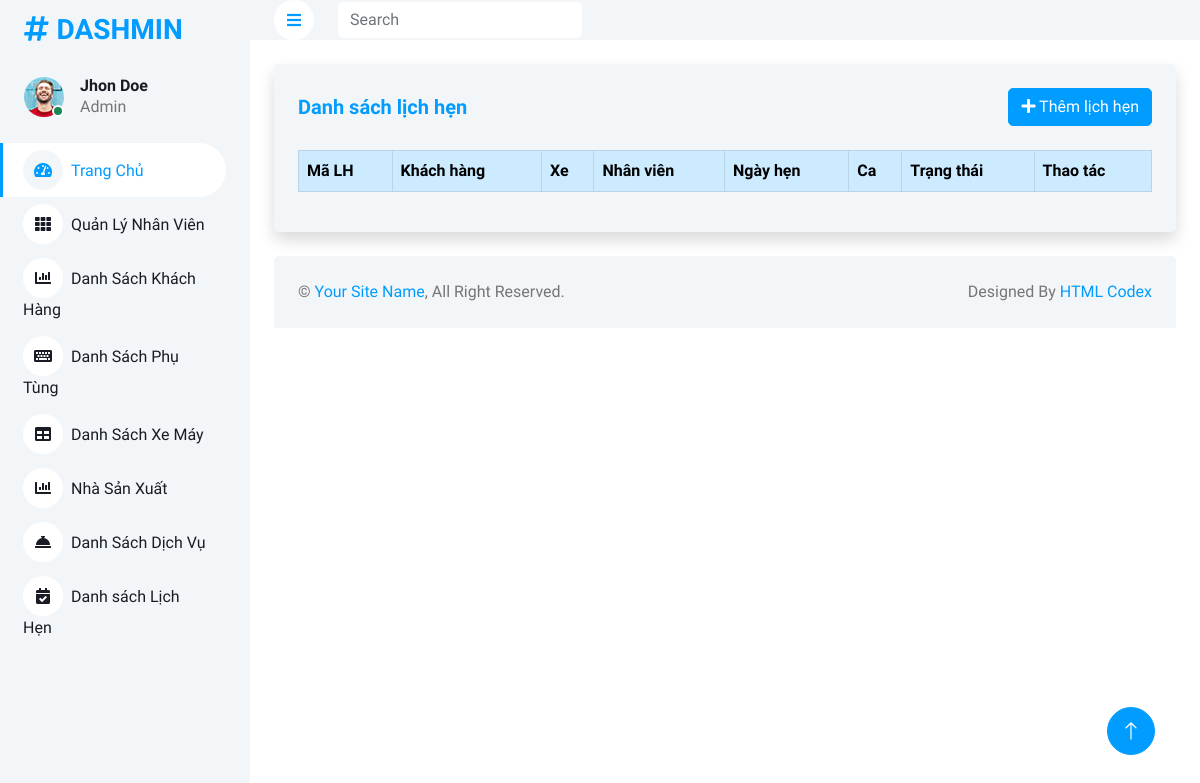
/Admin/danhsachlichhen.php, run on an earlier commit of the app's database.
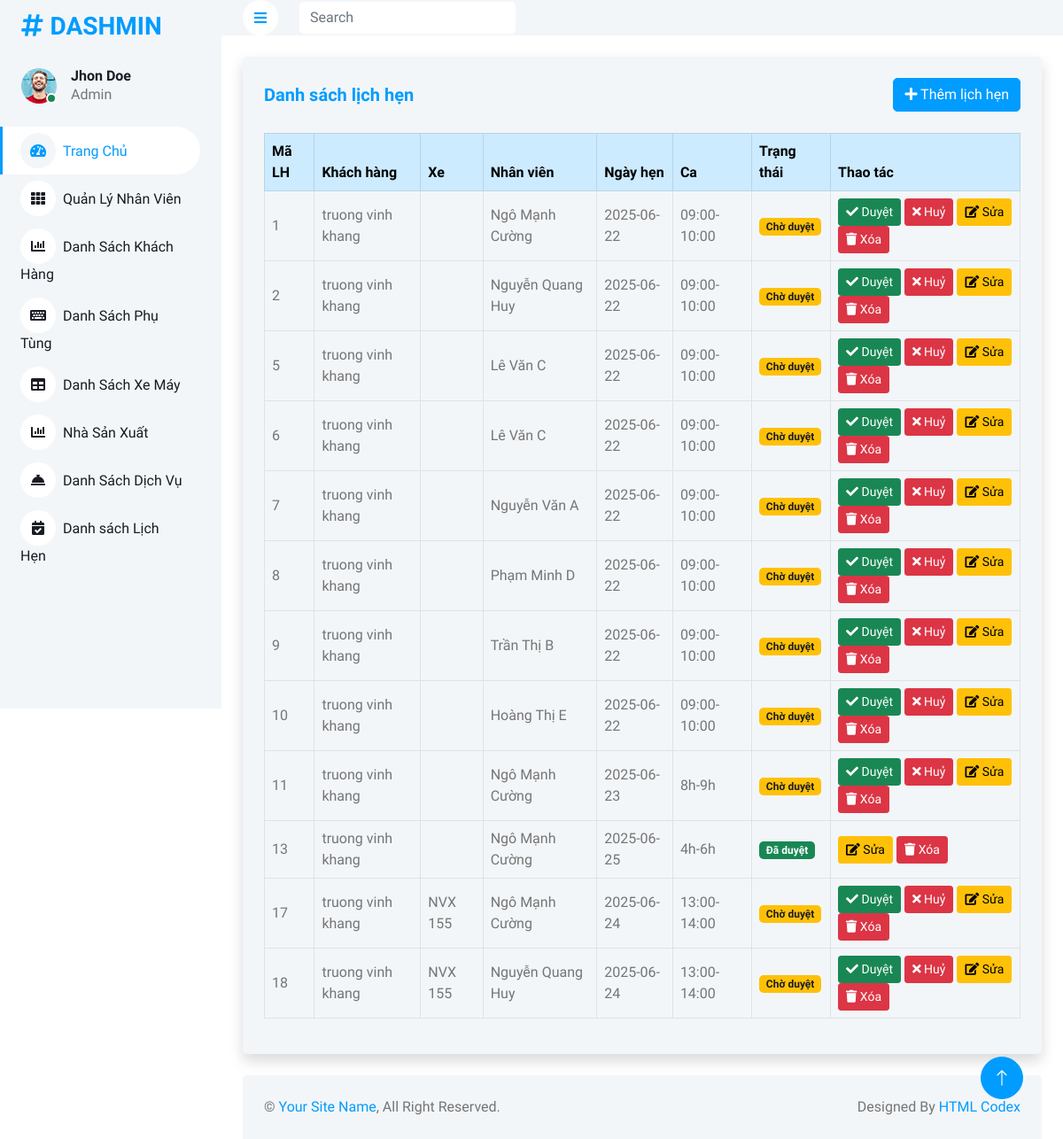
And on a later commit of the database.
### tables this page shows
CREATE TABLE `lichhen` (
  `MaLH` int(11) NOT NULL,
  `TenXe` varchar(255) NOT NULL,
  `LoaiXe` varchar(100) NOT NULL,
  `PhanKhuc` varchar(100) NOT NULL,
  `MoTaLyDo` text NOT NULL,
  `nhanvien_MaNV` int(11) NOT NULL,
  `NgayHen` date NOT NULL,
  `ThoiGianCa` varchar(255) NOT NULL,
  `PhanLoai` int(11) DEFAULT 0,
  `TrangThai` varchar(50) NOT NULL DEFAULT 'cho duyet',
  `xemay_MaXE` int(11) NOT NULL,
  `khachhang_MaKH` int(11) NOT NULL
);

CREATE TABLE `khachhang` (
  `MaKH` int(11) NOT NULL,
  `TenKH` varchar(100) DEFAULT NULL,
  `Email` varchar(30) DEFAULT NULL,
  `MatKhau` varchar(255) DEFAULT NULL,
  `DiaChi` text DEFAULT NULL,
  `SDT` varchar(10) DEFAULT NULL,
  `TrangThai` enum('hoat_dong','bi_khoa') DEFAULT NULL,
  `Reset_token` text DEFAULT NULL,
  `admin_AdminID` int(11) DEFAULT NULL
);

CREATE TABLE `nhanvien` (
  `MaNV` int(11) NOT NULL,
  `TenNV` varchar(100) DEFAULT NULL,
  `MatKhau` varchar(100) DEFAULT NULL,
  `Email` varchar(45) DEFAULT NULL,
  `SDT` varchar(20) DEFAULT NULL,
  `lichlamviec_MaLLV` int(11) DEFAULT NULL
);

CREATE TABLE `xemay` (
  `MaXE` int(11) NOT NULL,
  `TenXe` varchar(255) DEFAULT NULL,
  `LoaiXe` varchar(255) DEFAULT NULL,
  `PhanKhuc` varchar(255) DEFAULT NULL,
  `BienSoXe` varchar(255) DEFAULT NULL,
  `HinhAnhMatTruocXe` varchar(255) DEFAULT NULL,
  `HinhAnhMatSauXe` varchar(255) DEFAULT NULL,
  `hoadon_MaHD` int(11) DEFAULT NULL,
  `khachhang_MaKH` int(11) DEFAULT NULL
);

### Admin/controllers/LichHenController.php (called while the page is built, shortened)
<?php
require_once __DIR__ . '/../models/LichHenModel.php';
class LichHenController {
    private $model;
    public function __construct($db) {
        $this->model = new LichHenModel($db);
    }
    public function index() {
        $ds = $this->model->getAll();
        require './views/lichhen/danhsachlichhen.php';
    }
}
?>

### Admin/models/LichHenModel.php (called while the page is built, shortened)
<?php
class LichHenModel {
    private $db;
    public function __construct($db) { $this->db = $db; }
    public function getAll() {
        $sql = "SELECT lh.*, nv.TenNV, kh.TenKH, xe.TenXe FROM lichhen lh
            LEFT JOIN nhanvien nv ON lh.nhanvien_MaNV = nv.MaNV
            LEFT JOIN khachhang kh ON lh.khachhang_MaKH = kh.MaKH
            LEFT JOIN xemay xe ON lh.xemay_MaXE = xe.MaXE";
        return $this->db->query($sql)->fetchAll(PDO::FETCH_ASSOC);
    }
}
?>

### Admin/views/lichhen/danhsachlichhen.php (the view, shortened to what this page needs)
<div class="container-fluid pt-4 px-4">
    <div class="bg-light rounded p-4 shadow">
        <div class="d-flex justify-content-between align-items-center mb-4">
            <h5 class="text-primary mb-0">Danh sách lịch hẹn</h5>
            <a href="?controller=lichhen&action=add" class="btn btn-primary">
                <i class="fa fa-plus"></i> Thêm lịch hẹn
            </a>
        </div>
        <div class="table-responsive">
        <table class="table table-bordered align-middle">
            <thead class="table-primary">
                <tr>
                    <th>Mã LH</th>
                    <th>Khách hàng</th>
                    <th>Xe</th>
                    <th>Nhân viên</th>
                    <th>Ngày hẹn</th>
                    <th>Ca</th>
                    <th>Trạng thái</th>
                    <th>Thao tác</th>
                </tr>
            </thead>
            <tbody>
            <?php foreach($ds as $lh): ?>
                <tr id="row_<?= $lh['MaLH'] ?>">
                    <td><?= $lh['MaLH'] ?></td>
                    <td><?= htmlspecialchars($lh['TenKH'] ?? ''); ?></td>
                    <td><?= htmlspecialchars($lh['TenXe'] ?? ''); ?></td>
                    <td><?= htmlspecialchars($lh['TenNV'] ?? ''); ?></td>
                    <td><?= htmlspecialchars($lh['NgayHen']) ?></td>
                    <td><?= htmlspecialchars($lh['ThoiGianCa']) ?></td>
                    <td class="trangthai">
                        <?php
                        if($lh['TrangThai'] == 'cho duyet') echo '<span class="badge bg-warning text-dark">Chờ duyệt</span>';
                        elseif($lh['TrangThai'] == 'da duyet') echo '<span class="badge bg-success">Đã duyệt</span>';
                        elseif($lh['TrangThai'] == 'huy') echo '<span class="badge bg-danger">Đã hủy</span>';
                        else echo htmlspecialchars($lh['TrangThai']);
                        ?>
                    </td>
                    <td>
                        <?php if($lh['TrangThai'] == 'cho duyet'): ?>
                            <button class="btn btn-success btn-sm btn-duyet" data-id="<?= $lh['MaLH'] ?>" data-status="da duyet"><i class="fa fa-check"></i> Duyệt</button>
                            <button class="btn btn-danger btn-sm btn-duyet" data-id="<?= $lh['MaLH'] ?>" data-status="huy"><i class="fa fa-times"></i> Huỷ</button>
                        <?php endif; ?>
                        <a href="?controller=lichhen&action=edit&id=<?= $lh['MaLH'] ?>" class="btn btn-warning btn-sm"><i class="fa fa-edit"></i> Sửa</a>
                        <a href="?controller=lichhen&action=delete&id=<?= $lh['MaLH'] ?>" class="btn btn-danger btn-sm" onclick="return confirm('Bạn có chắc muốn xóa?')"><i class="fa fa-trash"></i> Xóa</a>
                    </td>
                </tr>
            <?php endforeach; ?>
            </tbody>
        </table>
        </div>
    </div>
</div>

What changed in the data, as far as the page shows it:
added lichhen: MaLH "1", khachhang.TenKH "truong vinh khang", nhanvien.TenNV "Ngô Mạnh Cường", NgayHen "2025-06-22", ThoiGianCa "09:00-10:00", TrangThai "Chờ duyệt"
added lichhen: MaLH "2", khachhang.TenKH "truong vinh khang", nhanvien.TenNV "Nguyễn Quang Huy", NgayHen "2025-06-22", ThoiGianCa "09:00-10:00", TrangThai "Chờ duyệt"
added lichhen: MaLH "5", khachhang.TenKH "truong vinh khang", nhanvien.TenNV "Lê Văn C", NgayHen "2025-06-22", ThoiGianCa "09:00-10:00", TrangThai "Chờ duyệt"
added lichhen: MaLH "6", khachhang.TenKH "truong vinh khang", nhanvien.TenNV "Lê Văn C", NgayHen "2025-06-22", ThoiGianCa "09:00-10:00", TrangThai "Chờ duyệt"
added lichhen: MaLH "7", khachhang.TenKH "truong vinh khang", nhanvien.TenNV "Nguyễn Văn A", NgayHen "2025-06-22", ThoiGianCa "09:00-10:00", TrangThai "Chờ duyệt"
added lichhen: MaLH "8", khachhang.TenKH "truong vinh khang", nhanvien.TenNV "Phạm Minh D", NgayHen "2025-06-22", ThoiGianCa "09:00-10:00", TrangThai "Chờ duyệt"
added lichhen: MaLH "9", khachhang.TenKH "truong vinh khang", nhanvien.TenNV "Trần Thị B", NgayHen "2025-06-22", ThoiGianCa "09:00-10:00", TrangThai "Chờ duyệt"
added lichhen: MaLH "10", khachhang.TenKH "truong vinh khang", nhanvien.TenNV "Hoàng Thị E", NgayHen "2025-06-22", ThoiGianCa "09:00-10:00", TrangThai "Chờ duyệt"
added lichhen: MaLH "11", khachhang.TenKH "truong vinh khang", nhanvien.TenNV "Ngô Mạnh Cường", NgayHen "2025-06-23", ThoiGianCa "8h-9h", TrangThai "Chờ duyệt"
added lichhen: MaLH "13", khachhang.TenKH "truong vinh khang", nhanvien.TenNV "Ngô Mạnh Cường", NgayHen "2025-06-25", ThoiGianCa "4h-6h", TrangThai "Đã duyệt"
added lichhen: MaLH "17", khachhang.TenKH "truong vinh khang", xemay.TenXe "NVX 155", nhanvien.TenNV "Ngô Mạnh Cường", NgayHen "2025-06-24", ThoiGianCa "13:00-14:00", TrangThai "Chờ duyệt"
added lichhen: MaLH "18", khachhang.TenKH "truong vinh khang", xemay.TenXe "NVX 155", nhanvien.TenNV "Nguyễn Quang Huy", NgayHen "2025-06-24", ThoiGianCa "13:00-14:00", TrangThai "Chờ duyệt"
